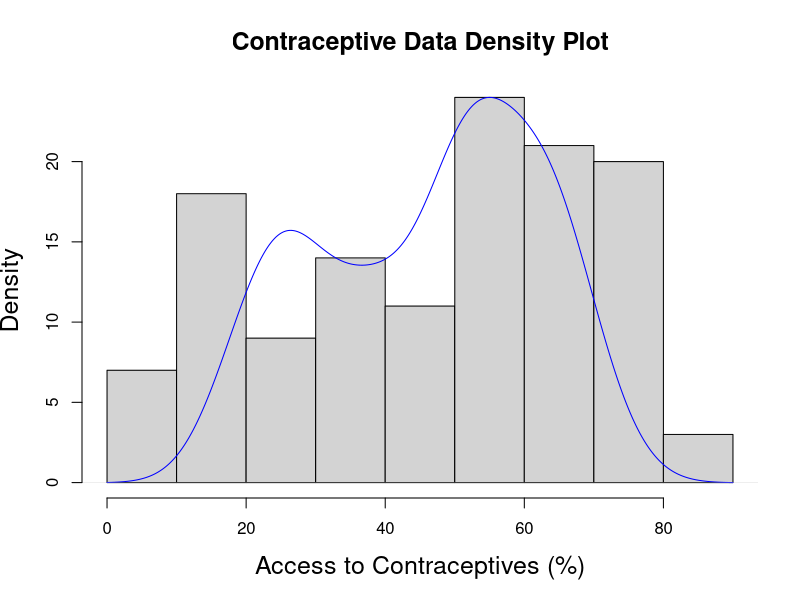

Recreate this plot in R. (Note: this script raises an error after producing the figure.)
## Contraceptive Data

####################################
  # Import Contraceptive Data #
####################################

data.cont <- c(23.00,69.00,57.00,18.00,77.00,55.00,70.00,55.00,62.00,59.00,63.00,70.00,55.00,18.00,66.00,61.00,46.00,
           53.00,69.00,17.00,46.00,22.00,56.00,34.00,15.00,6.00,88.00,79.00,19.00,45.00,76.00,18.00,74.00,86.00,
           20.00,19.00,70.00,22.00,80.00,59.00,72.00,13.00,8.00,34.00,44.00,76.00,31.00,9.00,53.00,7.00,61.00,6.00,
           16.00,34.00,35.00,73.00,55.00,63.00,77.00,53.00,73.00,61.00,51.00,58.00,42.00,50.00,54.00,60.00,20.00,
           42.00,40.00,40.00,59.00,35.00,10.00,11.00,73.00,60.00,55.00,23.00,67.00,12.00,56.00,50.00,69.00,80.00,
           14.00,15.00,71.00,30.00,35.00,57.00,63.00,32.00,79.00,75.00,55.00,38.00,68.00,53.00,24.00,22.00,58.00,
           17.00,35.00,80.00,4.00,68.00,12.00,48.00,66.00,54.00,28.00,38.00,79.00,20.00,63.00,74.00,27.00,65.00,
           84.00,76.00,49.00,76.00,34.00,49.00,67.00)

####################################
  # Plot Histogram and Density #
####################################

pdf("Data-Density.pdf")
par(mfrow=c(1,1),cex.axis=1,cex.lab=1.5,cex.main=1.5)
x <- seq(0,100,length=100)
hist(data.cont, freq=NULL,ylab="Density",xlab="Access to Contraceptives (%)", main="Contraceptive Data Density Plot")
par(new=TRUE)
plot(density(data.cont),type="l",col="blue",bty = 'n', ann = FALSE, xaxt = 'n', yaxt = 'n')
par(new=TRUE)
plot(x,dlogis(x,mu,beta),type="l",col="green",bty = 'n', ann = FALSE, xaxt = 'n', yaxt = 'n')
legend("topright",c("Data","Logistic"), col=c("blue","green"), lwd=c(1,1))
dev.off()

n <- length(data.cont)

####################################
    # Sample from the Data #
####################################

B <- 1000
data <- replicate(B,sample(data.cont,replace=T))
data <- matrix(data, nrow=B, ncol=length(data.cont), byrow=TRUE)

####################################
 # Maximum Likelihood Estimators #
####################################

mle <- function(x){
  make.functions <- function(x) {
    
    n <- length(x)
    
    # Log of the likelihood
    log.likelihood <- function(theta) {
      mu <- theta[1]
      beta <- theta[2]
      z <- -(x-mu)/beta
      -sum((x-mu)/beta) - n*log(beta) - 2*sum(log(1+exp(z)))
    }
    
    # First derivative of the log likelihood
    gradient <- function(theta) {
      mu <- theta[1]
      beta <- theta[2]
      z <- -(x-mu)/beta
      c(n/beta - 2*sum((exp(z)/(beta*(exp(z)+1)))), 
        sum((x-mu)/beta^2) - n/beta - 2*sum((x-mu)*exp(z)/(beta^2*(exp(z)+1))))
    }
    
    # Second derivative of the log likelihood
    hessian <- function(theta) {
      mu <- theta[1]
      beta <- theta[2]
      z <- -(x-mu)/beta
      matrix(
        c(-2*sum(exp(z)/(beta^2*(1+exp(z))^2)), 
          -n/beta^2 + 2*sum(exp(z)/(beta^2*(exp(z)+1))) - 2*sum((x-mu)*exp(z)/(beta^3*(exp(z)+1))) + 2*sum((x-mu)*exp(2*z)/(beta^3*(exp(z)+1)^2)),
          -n/beta^2 + 2*sum(exp(z)/(beta^2*(exp(z)+1))) - 2*sum((x-mu)*exp(z)/(beta^3*(exp(z)+1))) + 2*sum((x-mu)*exp(2*z)/(beta^3*(exp(z)+1)^2)),
          -2*sum((x-mu)/beta^3) + n/beta^2 - 2*sum((x-mu)^2*exp(z)/(beta^2*(1+exp(z)))) + 2*sum((x-mu)^2*exp(2*z)/(beta^2*(exp(z)+1)^2))),
        nrow=2)
    }
    
    list(logLike=log.likelihood,gradient=gradient,hessian=hessian)
    
  }  
  # function to randomly pull from a logistic model
  f <- make.functions(x)
  # initial values
  theta <- c(40,10)
  epsilon <- 0.0001
  count <- 0
  # find the mle
  while ( sqrt(sum(f$gradient(theta)^2)) > epsilon ) {
    theta <- theta - solve(f$hessian(theta), f$gradient(theta))
    count <- count + 1
  }
  return(theta)
}
theta.mle.data <- matrix(0,ncol=2,nrow=B)
for(i in 1:B){
  theta.mle.data[i,] <- mle(data[i,])
}

# Bootstrap confidence interval
theta.mle.data.mean <- apply(theta.mle.data,2,mean)
ci.mle.data <- apply(theta.mle.data,2,quantile,c(.025, .975))

####################################
      # Method of Moments #
####################################

mom <- function(x){
  mom.1 <- function(x){  
    sample.x <- sample(x, replace=TRUE) # sample from the sample data instead of the population
  }
  mom.rep <- replicate(length(x), mom.1(x))
  mu.hat <- mean(mom.rep)
  beta.hat <- sqrt(3*sd(mom.rep)^2/pi^2)
  return(c(mu.hat,beta.hat))
}
theta.mom.data <- matrix(0,ncol=2,nrow=B)
for(i in 1:B){
  theta.mom.data[i,] <- mom(data[i,])
}

# bootstrap confidence interval
theta.mom.data.mean <- apply(theta.mom.data,2,mean)
ci.mom.data <- apply(theta.mom.data,2,quantile,c(.025, .975))

####################################
      # Bayesian Estimators #
####################################

bayes <- function(x){
  complete.mu <- function(x,mu,beta){
    n <- length(x)
    z <- -(x-mu)/beta
    -sum((x-mu)/beta) - 2*sum(log(1+exp(z))) + log(1/sqrt(2*pi)) - mu/2
  }
  complete.beta <- function(x,mu,beta){
    n <- length(x)
    z <- -(x-mu)/beta
    -sum((x-mu)/beta) - n*log(beta) - 2*sum(log(1+exp(z))) + log(1/sqrt(2*pi)) - beta/2
  }
  # set initial values
  n.draws <- 12000
  draws <- matrix(NA,nrow=n.draws,ncol=2)
  draws[1,1] <- 10
  draws[1,2] <- 10
  prop.sd.mu <- 1
  prop.sd.beta <- 1
  accept.mu <- 0
  accept.beta <- 0
  # Gibbs sampling for both the mu and beta
  for(i in 2:nrow(draws)){
    mu.current <- draws[i-1,1]
    beta.current <- draws[i-1,2]
    mu.proposal <- rnorm(1,mu.current,prop.sd.mu)
    beta.proposal <- rnorm(1,beta.current,prop.sd.beta)
    beta.proposal <- rnorm(1,beta.current,prop.sd.beta)
    methast.mu <- complete.mu(x, mu.proposal,beta.current) - complete.mu(x,mu.current,beta.current)
    if(log(runif(1)) < methast.mu){
      draws[i,1] <- mu.proposal
      accept.mu <- accept.mu + 1
    } else{
      draws[i,1] <- mu.current
    }
    if ( beta.proposal > 0 ) {
      methast.beta <- complete.beta(x,mu.current,beta.proposal) - complete.beta(x,mu.current,beta.current)
      if(log(runif(1))<methast.beta){
        draws[i,2] <- beta.proposal
        accept.beta <- accept.beta + 1
      } else{
        draws[i,2] <- beta.current
      }
    } else {
      draws[i,2] <- beta.current
    }
  } 
  mu.hat <- mean(draws[,1])
  beta.hat <- mean(draws[,2])
  return(draws[2001:12000,])
}
theta.bayes.data <- bayes(data.cont)

# credible interval for the draws
theta.bayes.data.mean <- apply(theta.bayes.data, 2, mean)
ci.bayes.data <- apply(theta.bayes.data,2,quantile,c(.025,.975))

########################################
# Distribution of Parameter Estimates #
########################################

pdf("data-parameter-est.pdf",width=12,height=6)
par(mfrow=c(1,2))
par(cex.axis=1)
par(cex.lab=1.5)
par(cex.main=2)
par(mgp = c(1.8, .7, 0))
plot(density(theta.mom.data[,1]),col='blue',bty = 'n', ann = FALSE, xaxt = 'n', yaxt = 'n')
par(new=TRUE)
plot(density(theta.mle.data[,1]),col='purple',ylab="Density",xlab="Mean",main="Density of draws of Mean")
par(new=TRUE)
plot(density(theta.bayes.data[,1]),col='red',bty = 'n', ann = FALSE, xaxt = 'n', yaxt = 'n')
legend("topleft",c("MOM","MLE","Bayes"), cex=1.1, col=c("blue","purple","red"), lwd=c(1,1,1))

plot(density(theta.mom.data[,2]),col='blue',bty = 'n', ann = FALSE, xaxt = 'n', yaxt = 'n')
par(new=TRUE)
plot(density(theta.mle.data[,2]),col='purple',ylab="Density",xlab="Mean",main="Density of draws of Beta")
par(new=TRUE)
plot(density(theta.bayes.data[,2]),col='red',bty = 'n', ann = FALSE, xaxt = 'n', yaxt = 'n')
dev.off()

######################################
# Density Curves based on Estimates #
######################################
pdf("data-distribution-est.pdf")
par(mfrow=c(1,1),cex.axis=1,cex.lab=1.5,cex.main=1.5)
x <- seq(0,100,length=100)
y <- seq(0,0.02,length=100)
plot(x,y,type="n",ylab="Density",xlab="Contraceptive Data",main="Density Curves from the Estimates",ylim = c(0,0.02))
points(density(data.cont,from=0,to=100),type="l",col="black",bty = 'n', ann = FALSE, xaxt = 'n', yaxt = 'n')
lines(x, dlogis(x,theta.mom.data.mean[1],theta.mom.data.mean[2]), lty=2, col = "blue")
lines(x, dlogis(x,theta.mle.data.mean[1],theta.mle.data.mean[2]),lty=2,col = "purple")
lines(x, dlogis(x,theta.bayes.data.mean[1],theta.bayes.data.mean[2]), lty=2, col = "red")
legend("topleft",c("Dataset","MOM","MLE","Bayes"), 
       cex=1.2, col=c("black","blue","purple","red"), lwd=c(1,1,1,1))
dev.off()
